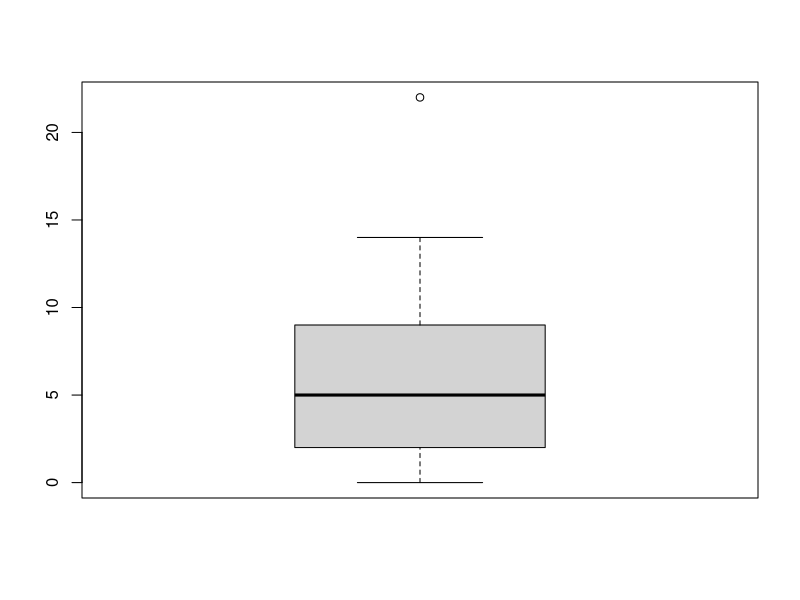
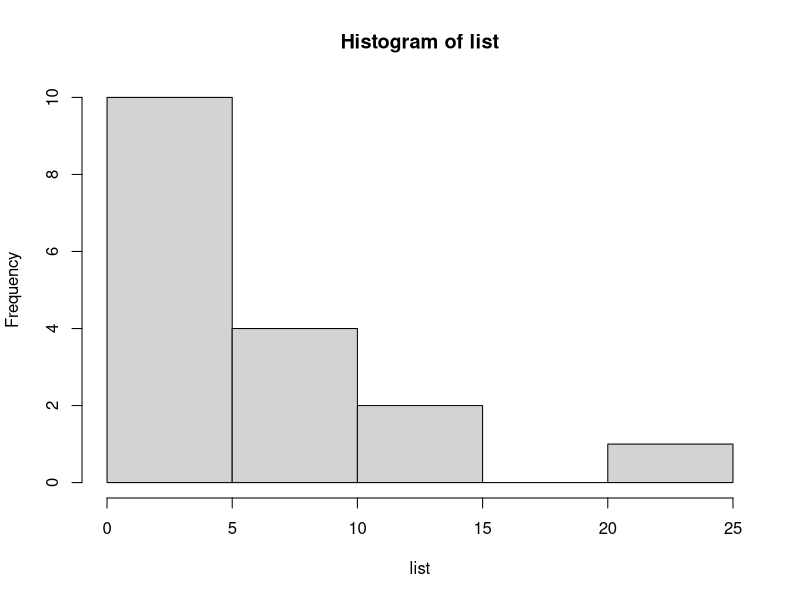
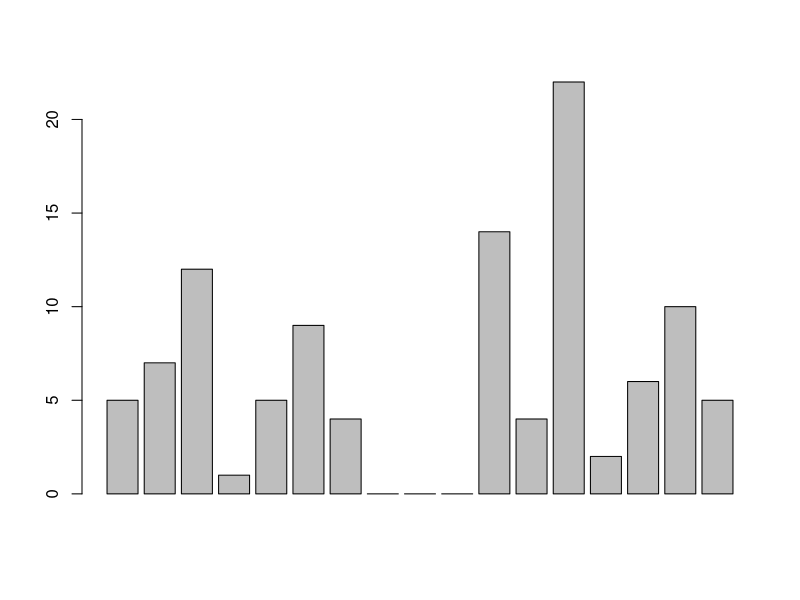

Generate these figures, in order, with R:
#calcul élémentaire
20+15
sqrt(16)

#Les objets de R

#Vecteur : un ensemble de données de même nature 
#on peut définir un vecteur de plusieurs manière:
x<-c(1,23,34,4)
2:10
seq(2,10, by=2)
rep(1,5)



#Matrices
#la fonction matrix permet de definir des matrices
m<-matrix(1:4,ncol = 2)
m
#la position d'un element dans une matrice
m[2,2]
#les calculs usuels sur les matrices
det(m)
solve(m)
t(m)
eigen(m)

n<-matrix(5:8,ncol = 2)
n
m*n #produit terme à terme : hadamart
m%*%n #produit matriciel

#listes
#une liste est un objet hétérogène
mylist<-list(vector=rep(1:5),mat=matrix(1:8,ncol = 2))
mylist
length(mylist)



#Les dataframes sont des listes particulieres
#L'objet permettant de stocker des tableaux de données

name<-c("Youness","Fatima","Khalid","Bouchra","Mohammed")
sexe<-factor(c("M","F","M","F","M"))
size<-c(180,145,169,125,189)
data<-data.frame(name,sexe,size)
summary(data)


#Exercice 4
#1.1
x=5
x
S1<-c(4,6,2,10,21,25,30,10)
S1
S1[2]=10
S1
S1[S1==10] = 100
S1
mean(S1)
S2<-c(12,10,NA,12,11,19,9,10)
mean(S2,na.rm = TRUE)

#1.2

list<-c(5,7,12,1,5,9,4,0,0,0,14,4,22,2,6,10,5)
moy<-c(mean(list))
moy
var(list)
Res<-c(sd(list))
Res
Res<-c(max(list) - min(list))
Res
q<-c(quantile(list))
q
q1<-(quantile(list, probs = 0.25))
q1
q3<-(quantile(list, probs = 0.75))
q3

quantile(list, probs = 0:10/10)
quantile(list, probs = 0.3)
boxplot(list)
hist(list)
barplot(list)
